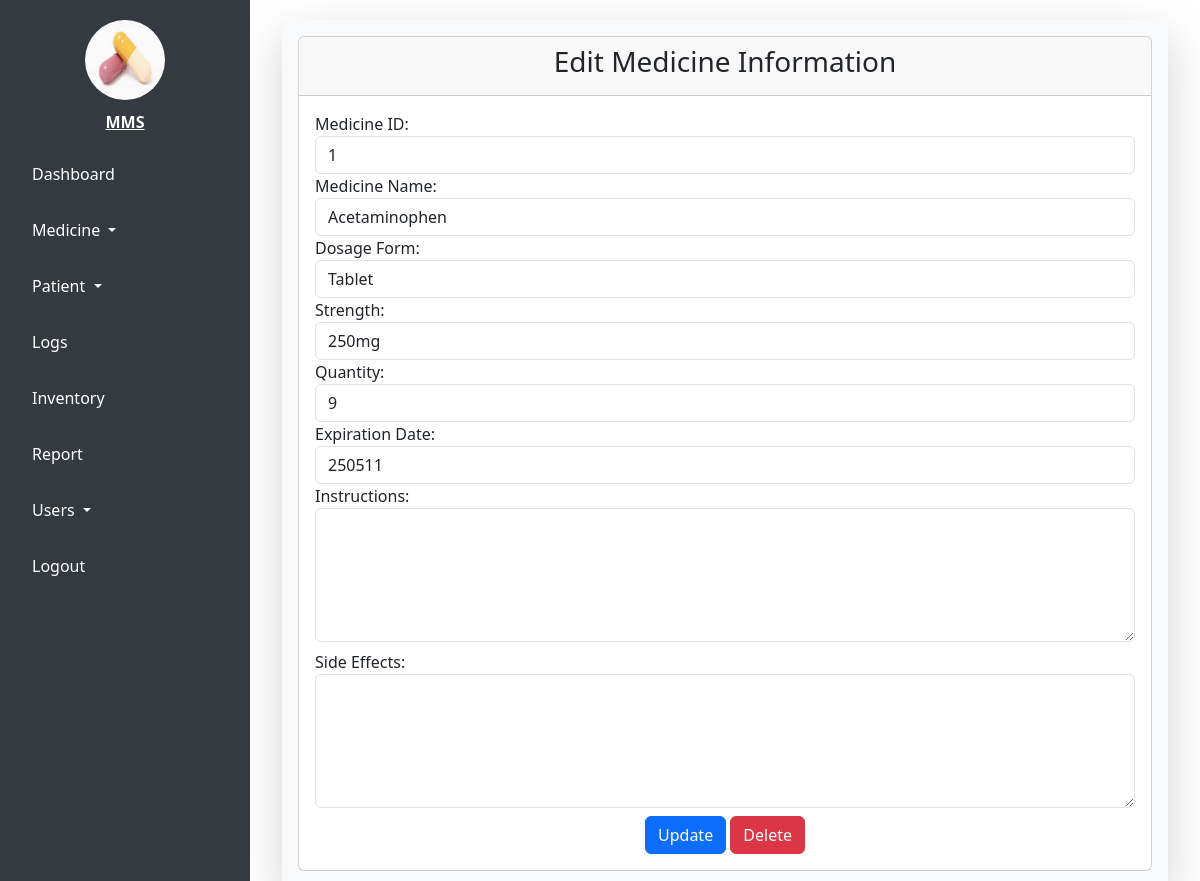
Screenshot of /edit.php?Medid=1 (signed in) with the database file from the repository.
### tables this page shows
CREATE TABLE `tbl_medicine` (
  `ID` int(11) NOT NULL,
  `MedicineID` varchar(6) NOT NULL,
  `MedicineName` varchar(20) NOT NULL,
  `DosageForm` varchar(20) NOT NULL,
  `Strength` varchar(20) NOT NULL,
  `Quantity` int(3) NOT NULL,
  `ExpirationDate` varchar(20) NOT NULL,
  `Instructions` varchar(200) NOT NULL,
  `SideEffects` varchar(200) NOT NULL
);

### edit.php (the view, shortened to what this page needs)
<?php
include 'connection/connection.php';
if (isset($_GET['Medid'])) {
  $medid = $_GET['Medid'];
  $sql = "SELECT * FROM tbl_medicine WHERE MedicineID = '$medid'";
  $result = $conn->query($sql);
  $row = $result->fetch_assoc();
} else {
  echo "<script>alert('Invalid request.');</script>";
  exit;
}
?>
<!DOCTYPE html>
<html lang="en">
<head>
    <link href="https://cdn.jsdelivr.net/npm/bootstrap@5.3.0-alpha1/dist/css/bootstrap.min.css" rel="stylesheet">
</head>
<body>
<div class="sidebar" id="sidebar">
    <a class="sidebar-brand" href="#">
        <img src="medicines/tablet2.jpeg" alt="Logo">
        <span>MMS</span>
    </a>
    <ul class="sidebar-nav nav flex-column">
        <li class="nav-item">
            <a class="nav-link" href="admin.php">Dashboard</a>
        </li>
        <li class="nav-item dropdown">
            <a class="nav-link dropdown-toggle" href="#" id="medicineDropdown" role="button" data-bs-toggle="dropdown" aria-haspopup="true" aria-expanded="false">
                Medicine
            </a>
        </li>
        <li class="nav-item dropdown">
            <a class="nav-link dropdown-toggle" href="#" id="patientDropdown" role="button" data-bs-toggle="dropdown" aria-haspopup="true" aria-expanded="false">
                Patient
            </a>
        </li>
        <li class="nav-item">
            <a class="nav-link" href="logs.php">Logs</a>
        </li>
        <li class="nav-item">
            <a class="nav-link" href="inventory.php">Inventory</a>
        </li>
        <li class="nav-item">
            <a class="nav-link" href="report.php">Report</a>
        </li>
        <li class="nav-item dropdown">
            <a class="nav-link dropdown-toggle" href="#" id="usersDropdown" role="button" data-bs-toggle="dropdown" aria-haspopup="true" aria-expanded="false">
                Users
            </a>
        </li>
        <li class="nav-item">
            <a class="nav-link" href="session.php">Logout</a>
        </li>
    </ul>
</div>
<div class="main-content" id="main-content">
    <div class="container-fluid">
    <div class="shadow-lg p-3 mb-5 bg-body-tertiary rounded">
      <div class="row g-3">
        <div class="col-md-12">
          <div class="card">
            <div class="card-header">
              <h3 class="text-center">Edit Medicine Information</h3>
            </div>
            <div class="card-body">
              <form action="" method="POST">
                <div class="form-group">
                  <label for="Medid">Medicine ID:</label>
                  <input type="text" class="form-control" name="Medid" value="<?php echo $row['MedicineID'] ?>">
                </div>
                <div class="form-group">
                  <label for="Medname">Medicine Name:</label>
                  <input type="text" class="form-control" name="Medname" value="<?php echo $row['MedicineName'] ?>">
                </div>
                <div class="form-group">
                  <label for="Doform">Dosage Form:</label>
                  <input type="text" class="form-control" name="Doform" value="<?php echo $row['DosageForm'] ?>">
                </div>
                <div class="form-group">
                  <label for="Strength">Strength:</label>
                  <input type="text" class="form-control" name="Strength" value="<?php echo $row['Strength'] ?>">
                </div>
                <div class="form-group">
                  <label for="Quantity">Quantity:</label>
                  <input type="text" class="form-control" name="Quantity" value="<?php echo $row['Quantity'] ?>">
                </div>
                <div class="form-group">
                  <label for="Expidate">Expiration Date:</label>
                  <input type="text" class="form-control" name="Expidate" value="<?php echo $row['ExpirationDate'] ?>">
                </div>
                <div class="row mb-2">
                  <div class="col-md-12">
                    <label for="Instructions">Instructions:</label>
                    <textarea class="form-control" rows="5" id="Instructions" name="Instructions"><?php echo $row['Instructions'] ?></textarea>
                  </div>
                </div>
                <div class="row mb-2">
                  <div class="col-md-12">
                    <label for="SideEffects">Side Effects:</label>
                    <textarea class="form-control" rows="5" id="SideEffects" name="SideEffects"><?php echo $row['SideEffects'] ?></textarea>
                  </div>
                </div>
                <div class="text-center">
                  <input class="btn btn-primary" type="submit" name="update" value="Update">
                  <input class="btn btn-danger" type="submit" name="delete" value="Delete">
                </div>
              </form>
            </div>
          </div>
        </div>
      </div>
    </div>
  </div>
  </div>
</body>
</html>

### edit.php (style rules this page uses)
body { display: flex; height: 100vh; margin: 0; overflow-x: hidden; }
.sidebar { background-color: #343a40; width: 250px; display: flex; flex-direction: column; align-items: center; position: fixed; top: 0; left: 0; bottom: 0; transition: all 0.3s; z-index: 100; }
.sidebar-brand { font-weight: bold; color: #fff; text-align: center; margin: 20px 0; display: flex; flex-direction: column; align-items: center; }
.sidebar-brand img { margin-bottom: 10px; width: 80px; height: 80px; border-radius: 50%; }
.sidebar-nav { display: flex; flex-direction: column; gap: 1rem; width: 100%; align-items: start; padding: 0 1rem; }
.nav-item { width: 100%; }
.nav-link { color: #fff; padding: 0.5rem 1rem; text-align: left; border-radius: 0.25rem; width: 100%; transition: background-color 0.3s ease; }
.main-content { margin-left: 250px; padding: 20px; flex-grow: 1; transition: margin-left 0.3s; width: calc(100% - 250px); }

### rows the page displays
tbl_medicine: Medid "1", Medname "Acetaminophen", Doform "Tablet", Strength "250mg", Quantity "9", Expidate "250511"
